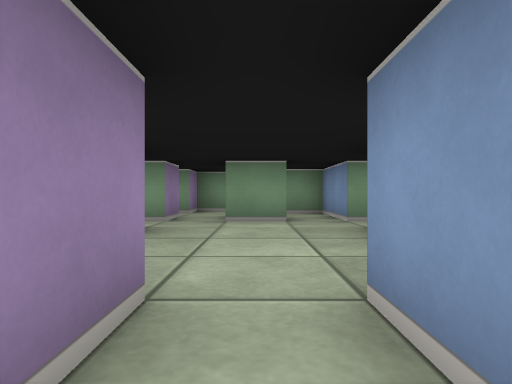
view 1 (above)

17 first-person views from a walk through a cub3D ray-caster map. The camera is about half as high as the walls, looks level and sees 75° across. The floor is counted in squares. Each view is taken from the middle of a square. On the plan, view 1 faces up. The plan holds only what a view shows up to about 9 squares ahead; the rest is blank.

view 2
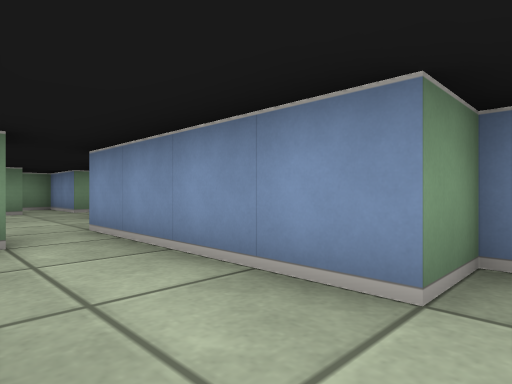

view 3
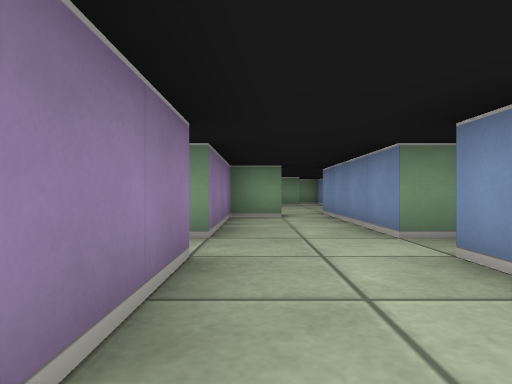

view 4
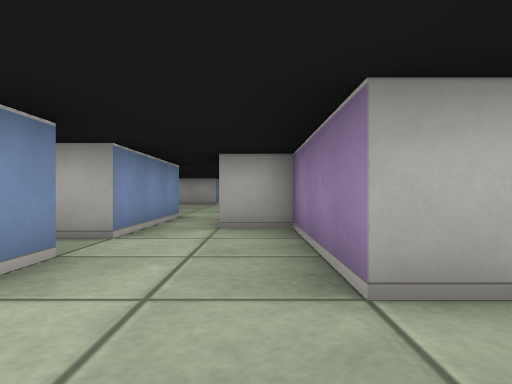

view 5
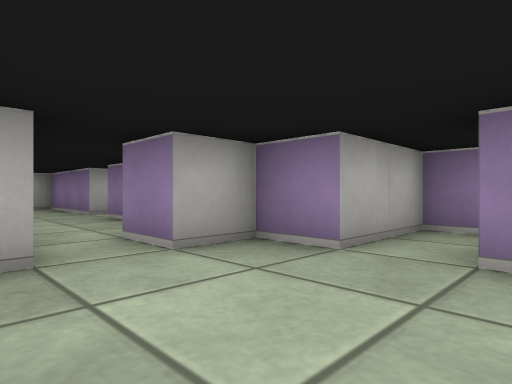

view 6
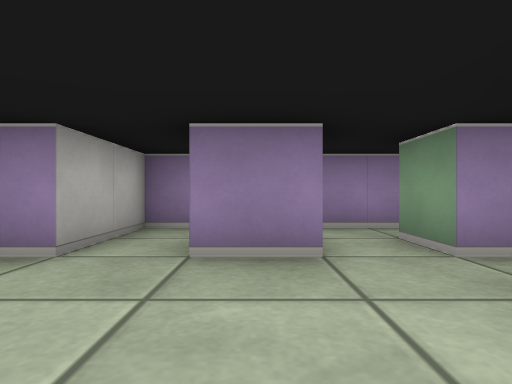

view 7
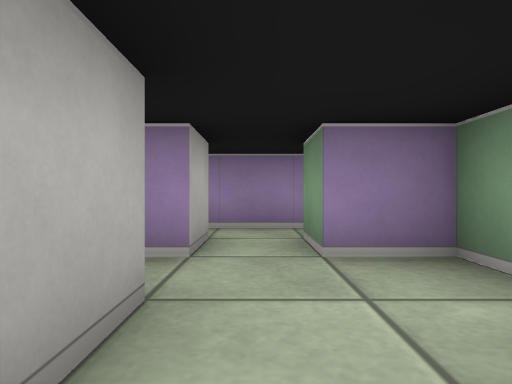

view 8
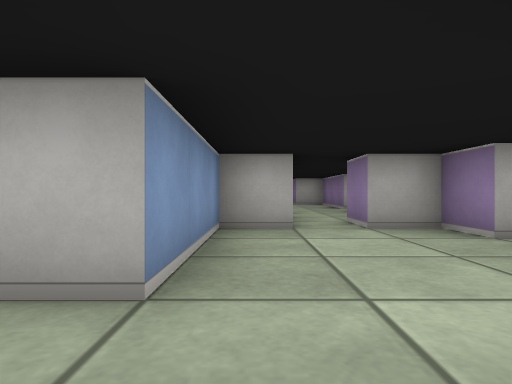

view 9
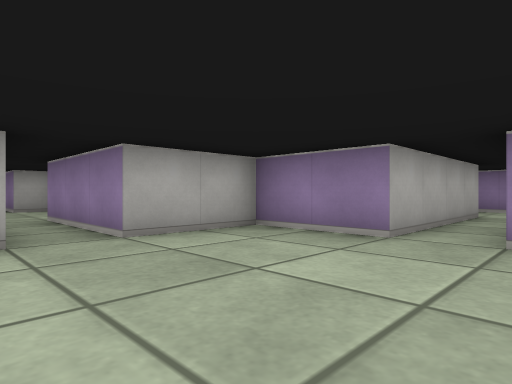

view 10
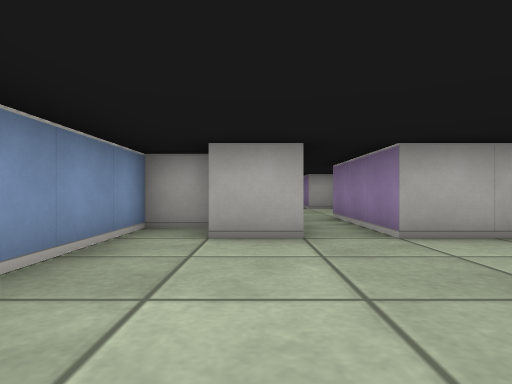

view 11
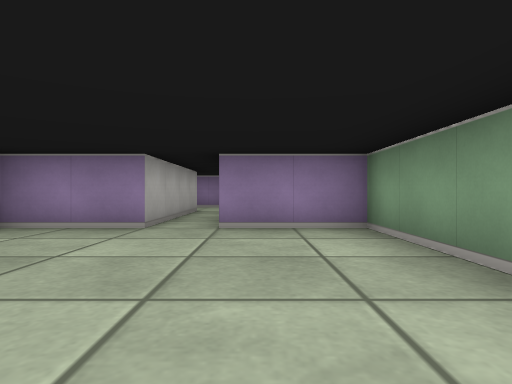

view 12
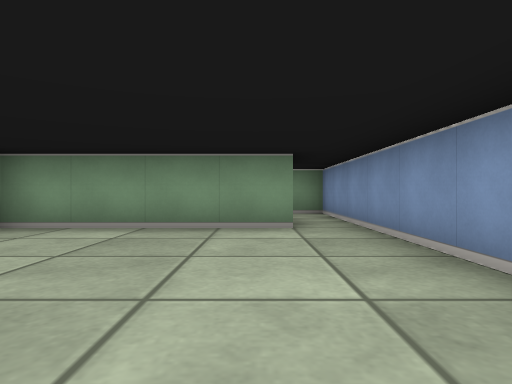

view 13
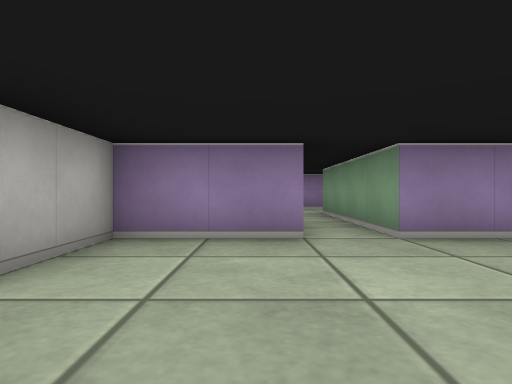

view 14
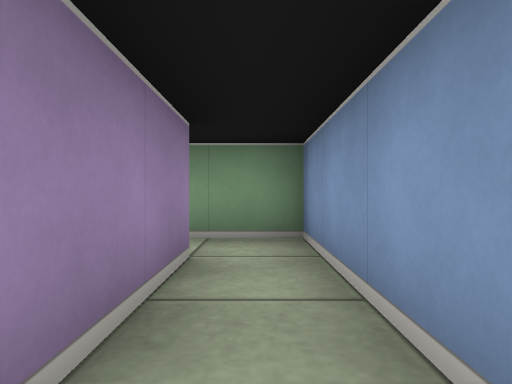

view 15
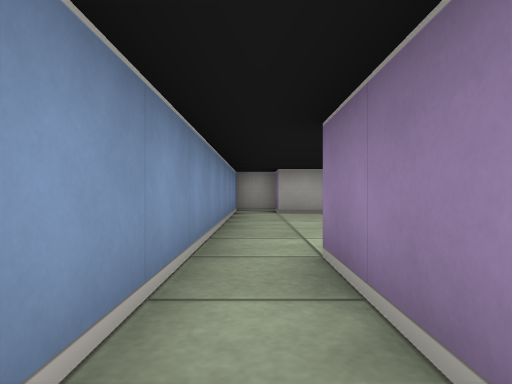

view 16
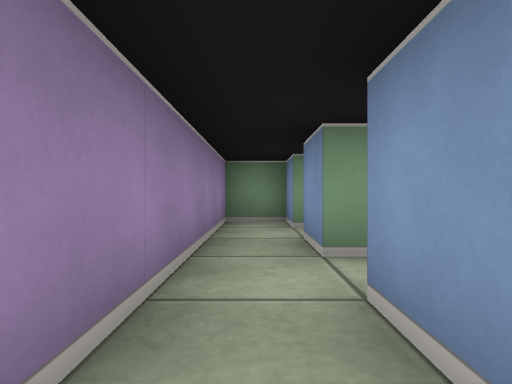

view 17
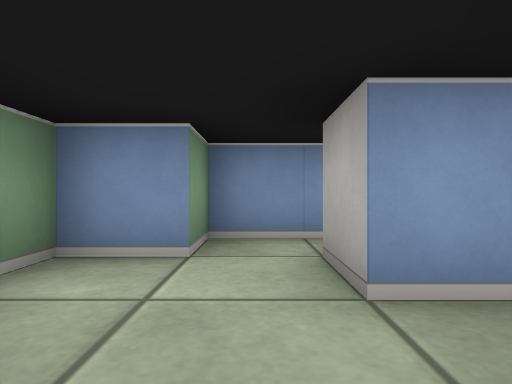

### Floor plan
Ten units are one square. View 1 is at (0, 0); x grows to the right and y downward. Boxes are objects, and circles mark ways between rooms. Rooms are numbered by the first view taken in them; rooms with no view inside come last. Other rooms are left out.
<svg viewBox="-40 -90 140 200">
<path fill="none" stroke="#000" d="M-22 35 -15 35 -15 45M-5 -5 -15 -5 -15 25M15 25 5 25 5 -5M5 45 5 35M-15 45 -15 65 -5 65M5 85 5 55M-15 -45 -15 -35M-15 -55 -25 -55 -25 -65 -15 -65 -15 -55M6 -55 -5 -55 -5 -65 5 -65M-25 -36 -25 -45M15 -55 15 -75 5 -75 5 -85 -15 -85 -15 -75 -25 -75 -25 -85 -35 -85 -35 -25 -15 -25 -15 -15 -5 -15 -5 -5M5 -5 5 -15 15 -15 15 -45M75 75 85 75 85 85 95 85 95 25M85 25 45 25 45 45 5 45M5 55 45 55 45 75 65 75 65 105M85 5 85 25M95 25 95 -5 82 -5"/>
<circle cx="-5" cy="40" r="3" fill="#2a7"/>
<circle cx="0" cy="0" r="3" fill="#2a7"/>
<circle cx="10" cy="50" r="3" fill="#2a7"/>
<circle cx="90" cy="15" r="3" fill="#2a7"/>
<text x="-10" y="20">1</text>
<text x="0" y="60">2</text>
<text x="-10" y="-50">3</text>
<text x="70" y="50">4</text>
<text x="70" y="0">5</text>
</svg>
Room 1 opens to room 2. Room 1 opens to room 3. Room 2 opens to room 4. Room 4 opens to room 5.

Where each view was taken, in squares from view 1:
view 1: 0 up, 0 right, facing up
view 2: 3 down, 1 left, facing up-right
view 3: 6 down, 1 left, facing up
view 4: 2 down, 1 left, facing down
view 5: 4 up, 1 right, facing down-left
view 6: 4 up, 1 right, facing left
view 7: 7 up, 1 right, facing left
view 8: 6 up, 1 right, facing down
view 9: 4 down, 8 right, facing down-left
view 10: 4 down, 8 right, facing down
view 11: 4 down, 9 right, facing left
view 12: 7 down, 8 right, facing up
view 13: 6 down, 8 right, facing left
view 14: 3 down, 9 right, facing up
view 15: 0 up, 9 right, facing down
view 16: 3 up, 3 left, facing up
view 17: 7 up, 2 left, facing right
